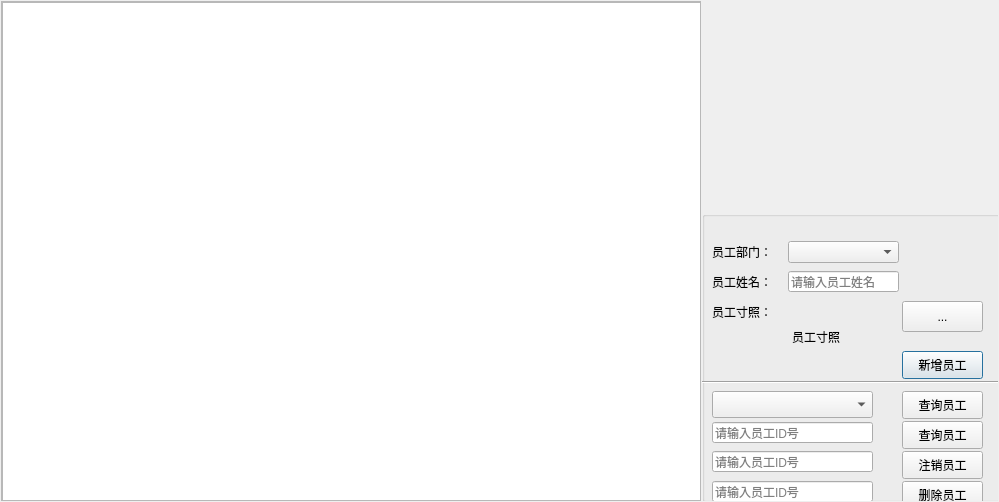
<?xml version="1.0" encoding="UTF-8"?>
<ui version="4.0">
 <class>QtQQ_ServerClass</class>
 <widget class="QDialog" name="QtQQ_ServerClass">
  <property name="geometry">
   <rect>
    <x>0</x>
    <y>0</y>
    <width>999</width>
    <height>502</height>
   </rect>
  </property>
  <property name="sizePolicy">
   <sizepolicy hsizetype="Fixed" vsizetype="Fixed">
    <horstretch>0</horstretch>
    <verstretch>0</verstretch>
   </sizepolicy>
  </property>
  <property name="minimumSize">
   <size>
    <width>999</width>
    <height>502</height>
   </size>
  </property>
  <property name="maximumSize">
   <size>
    <width>999</width>
    <height>502</height>
   </size>
  </property>
  <property name="windowTitle">
   <string>QtQQ_Server</string>
  </property>
  <widget class="QScrollArea" name="scrollArea">
   <property name="geometry">
    <rect>
     <x>1</x>
     <y>1</y>
     <width>700</width>
     <height>500</height>
    </rect>
   </property>
   <property name="sizePolicy">
    <sizepolicy hsizetype="Fixed" vsizetype="Fixed">
     <horstretch>0</horstretch>
     <verstretch>0</verstretch>
    </sizepolicy>
   </property>
   <property name="minimumSize">
    <size>
     <width>700</width>
     <height>500</height>
    </size>
   </property>
   <property name="maximumSize">
    <size>
     <width>700</width>
     <height>500</height>
    </size>
   </property>
   <property name="widgetResizable">
    <bool>true</bool>
   </property>
   <widget class="QWidget" name="scrollAreaWidgetContents">
    <property name="geometry">
     <rect>
      <x>0</x>
      <y>0</y>
      <width>698</width>
      <height>498</height>
     </rect>
    </property>
    <widget class="QTableWidget" name="tableWidget">
     <property name="geometry">
      <rect>
       <x>0</x>
       <y>0</y>
       <width>700</width>
       <height>500</height>
      </rect>
     </property>
     <property name="sizePolicy">
      <sizepolicy hsizetype="Fixed" vsizetype="Fixed">
       <horstretch>0</horstretch>
       <verstretch>0</verstretch>
      </sizepolicy>
     </property>
     <property name="minimumSize">
      <size>
       <width>700</width>
       <height>500</height>
      </size>
     </property>
     <property name="maximumSize">
      <size>
       <width>700</width>
       <height>500</height>
      </size>
     </property>
    </widget>
   </widget>
  </widget>
  <widget class="QWidget" name="widget" native="true">
   <property name="geometry">
    <rect>
     <x>702</x>
     <y>1</y>
     <width>296</width>
     <height>500</height>
    </rect>
   </property>
   <widget class="QLabel" name="label">
    <property name="geometry">
     <rect>
      <x>20</x>
      <y>0</y>
      <width>250</width>
      <height>200</height>
     </rect>
    </property>
    <property name="text">
     <string/>
    </property>
   </widget>
   <widget class="QGroupBox" name="groupBox">
    <property name="geometry">
     <rect>
      <x>0</x>
      <y>210</y>
      <width>299</width>
      <height>291</height>
     </rect>
    </property>
    <property name="title">
     <string/>
    </property>
    <widget class="Line" name="line">
     <property name="geometry">
      <rect>
       <x>0</x>
       <y>170</y>
       <width>299</width>
       <height>3</height>
      </rect>
     </property>
     <property name="orientation">
      <enum>Qt::Horizontal</enum>
     </property>
    </widget>
    <widget class="QLabel" name="label_2">
     <property name="geometry">
      <rect>
       <x>10</x>
       <y>30</y>
       <width>72</width>
       <height>21</height>
      </rect>
     </property>
     <property name="text">
      <string>员工部门：</string>
     </property>
    </widget>
    <widget class="QLabel" name="label_3">
     <property name="geometry">
      <rect>
       <x>10</x>
       <y>60</y>
       <width>72</width>
       <height>21</height>
      </rect>
     </property>
     <property name="text">
      <string>员工姓名：</string>
     </property>
    </widget>
    <widget class="QLabel" name="label_4">
     <property name="geometry">
      <rect>
       <x>10</x>
       <y>90</y>
       <width>72</width>
       <height>21</height>
      </rect>
     </property>
     <property name="text">
      <string>员工寸照：</string>
     </property>
    </widget>
    <widget class="QComboBox" name="employeeDepBox">
     <property name="geometry">
      <rect>
       <x>86</x>
       <y>30</y>
       <width>111</width>
       <height>22</height>
      </rect>
     </property>
    </widget>
    <widget class="QLineEdit" name="nameLineEdit">
     <property name="geometry">
      <rect>
       <x>86</x>
       <y>60</y>
       <width>111</width>
       <height>21</height>
      </rect>
     </property>
     <property name="placeholderText">
      <string>请输入员工姓名</string>
     </property>
    </widget>
    <widget class="QPushButton" name="addBtn">
     <property name="geometry">
      <rect>
       <x>200</x>
       <y>140</y>
       <width>81</width>
       <height>28</height>
      </rect>
     </property>
     <property name="text">
      <string>新增员工</string>
     </property>
    </widget>
    <widget class="QLabel" name="headLabel">
     <property name="geometry">
      <rect>
       <x>90</x>
       <y>90</y>
       <width>81</width>
       <height>71</height>
      </rect>
     </property>
     <property name="text">
      <string>员工寸照</string>
     </property>
    </widget>
    <widget class="QComboBox" name="departmentBox">
     <property name="geometry">
      <rect>
       <x>10</x>
       <y>180</y>
       <width>161</width>
       <height>27</height>
      </rect>
     </property>
    </widget>
    <widget class="QPushButton" name="queryDepartmentBtn">
     <property name="geometry">
      <rect>
       <x>200</x>
       <y>180</y>
       <width>81</width>
       <height>28</height>
      </rect>
     </property>
     <property name="text">
      <string>查询员工</string>
     </property>
    </widget>
    <widget class="QPushButton" name="queryIDBtn">
     <property name="geometry">
      <rect>
       <x>200</x>
       <y>210</y>
       <width>81</width>
       <height>28</height>
      </rect>
     </property>
     <property name="text">
      <string>查询员工</string>
     </property>
    </widget>
    <widget class="QLineEdit" name="queryIDLineEdit">
     <property name="geometry">
      <rect>
       <x>10</x>
       <y>211</y>
       <width>161</width>
       <height>21</height>
      </rect>
     </property>
     <property name="placeholderText">
      <string>请输入员工ID号</string>
     </property>
    </widget>
    <widget class="QPushButton" name="logoutBtn">
     <property name="geometry">
      <rect>
       <x>200</x>
       <y>240</y>
       <width>81</width>
       <height>28</height>
      </rect>
     </property>
     <property name="text">
      <string>注销员工</string>
     </property>
    </widget>
    <widget class="QLineEdit" name="logoutIDLineEdit">
     <property name="geometry">
      <rect>
       <x>10</x>
       <y>240</y>
       <width>161</width>
       <height>21</height>
      </rect>
     </property>
     <property name="placeholderText">
      <string>请输入员工ID号</string>
     </property>
    </widget>
    <widget class="QPushButton" name="selectPictureBtn">
     <property name="geometry">
      <rect>
       <x>200</x>
       <y>90</y>
       <width>81</width>
       <height>31</height>
      </rect>
     </property>
     <property name="text">
      <string>...</string>
     </property>
    </widget>
    <widget class="QPushButton" name="deleteBtn">
     <property name="geometry">
      <rect>
       <x>200</x>
       <y>270</y>
       <width>81</width>
       <height>28</height>
      </rect>
     </property>
     <property name="text">
      <string>删除员工</string>
     </property>
    </widget>
    <widget class="QLineEdit" name="deleteLineEdit">
     <property name="geometry">
      <rect>
       <x>10</x>
       <y>270</y>
       <width>161</width>
       <height>21</height>
      </rect>
     </property>
     <property name="placeholderText">
      <string>请输入员工ID号</string>
     </property>
    </widget>
   </widget>
  </widget>
 </widget>
 <layoutdefault spacing="6" margin="11"/>
 <resources>
  <include location="QtQQ_Server.qrc"/>
 </resources>
 <connections/>
</ui>
